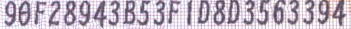
#> input picture register/v1/truth_images/1628230678091849.jpg, 351 x 29 px
$ python -i deskew.py   (imports and definitions only)
#> lines starting #> are read from the running program, lines starting #| are printed output that depends on the picture; after the words box and inside, x2 and y2 are one past the last pixel; in counts of white or black regions, pixels touching at a corner belong together
#> further down, picture is the input picture: shape (29, 351, 3); mean B, G, R 195.9, 181.9, 193
import numpy as np
import cv2


def deskewImage(img):
	"""
	adapted from: https://www.pyimagesearch.com/2017/02/20/text-skew-correction-opencv-python/
	"""

	# use medianBluer to remove black artefacts from the image
	image = cv2.medianBlur(img, 5)
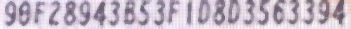
#> image: shape (29, 351, 3); mean B, G, R 198.8, 184.2, 195.9

	# convert the image to grayscale and flip the foreground
	# and background to ensure foreground is now "white" and
	# the background is "black"
	gray = cv2.cvtColor(img, cv2.COLOR_BGR2GRAY)
	gray = cv2.bitwise_not(gray)
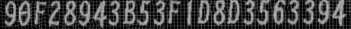
#> gray: shape (29, 351); min 0, max 189, mean 68.2
	# threshold the image, setting all foreground pixels to
	# 255 and all background pixels to 0
	thresh = cv2.threshold(gray, 0, 255,
		cv2.THRESH_BINARY | cv2.THRESH_OTSU)[1]
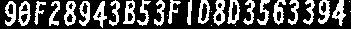
#> thresh: shape (29, 351); 32.6% white; 30 white regions (7 under 20 px), largest, box (x1, y1, x2, y2) and area: (213, 0, 225, 26) 175, (64, 1, 76, 26) 173, (332, 0, 346, 26) 172

	# grab the (x, y) coordinates of all pixel values that
	# are greater than zero, then use these coordinates to
	# compute a rotated bounding box that contains all
	# coordinates
	coords = np.column_stack(np.where(thresh > 0))
#> coords = 3317 pairs, first value 0 to 27, second value 5 to 350
	angle = cv2.minAreaRect(coords)[-1]
#> angle = -89.52
	# the `cv2.minAreaRect` function returns values in the
	# range [-90, 0); as the rectangle rotates clockwise the
	# returned angle trends to 0 -- in this special case we
	# need to add 90 degrees to the angle
	if angle < -45:
		angle = -(90 + angle)
#> angle = -0.479
	# otherwise, just take the inverse of the angle to make
	# it positive
	elif angle > 45:
		angle = 90-angle
	else:
		angle = -angle

	# rotate the image to deskew it
	(h, w) = image.shape[:2]
#> h = 29; w = 351
	center = (w // 2, h // 2)
#> center = (175, 14)
	M = cv2.getRotationMatrix2D(center, angle, 1.0)
#> M = [[1, -0.00837, 0.123], [0.00837, 1, -1.46]]

	rotated_img = cv2.warpAffine(img, M, (w, h),
		flags=cv2.INTER_CUBIC, borderMode=cv2.BORDER_REPLICATE)
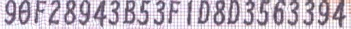
#> rotated_img: shape (29, 351, 3); mean B, G, R 195.1, 181.3, 192.4

	return rotated_img

>>> import cv2
>>> picture = cv2.imread('../../../register/v1/truth_images/1628230678091849.jpg')
>>> result = deskewImage(picture)

$ run again, on register/v1/truth_images/1628230679545637.jpg
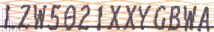
#> input picture register/v1/truth_images/1628230679545637.jpg, 214 x 32 px
#> picture is the input picture: shape (32, 214, 3); mean B, G, R 179.5, 187.1, 203
#> in deskewImage, `thresh = cv2.threshold(gray, 0, 255, cv2.THRESH_BINARY | cv2.THRESH_OT..`:
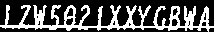
#> thresh: shape (32, 214); 31.4% white; 1 white region, box (x1, y1, x2, y2) and area: (0, 5, 214, 32) 2148
#> coords = 2148 pairs, first value 5 to 31, second value 0 to 213
#> in deskewImage, `angle = cv2.minAreaRect(coords)[-1]`: angle = -0.406
#> in deskewImage, `angle = -angle`: angle = 0.406
#> M = [[1, 0.00709, -0.111], [-0.00709, 1, 0.759]]
#> in deskewImage, `rotated_img = cv2.warpAffine(img, M, (w, h), flags=cv2.INTER_CUBIC, bo..`:
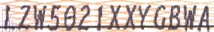
#> rotated_img: shape (32, 214, 3); mean B, G, R 179.3, 187, 202.6

$ run again, on register/v1/truth_images/1628230679965719.jpg
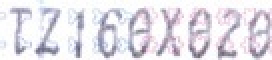
#> input picture register/v1/truth_images/1628230679965719.jpg, 136 x 30 px (shown 2 times larger)
#> picture is the input picture: shape (30, 136, 3); mean B, G, R 231.9, 224.6, 227.7
#> in deskewImage, `gray = cv2.bitwise_not(gray)`:
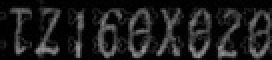
#> gray: shape (30, 136) (shown 2 times larger); min 0, max 154, mean 28.6
#> in deskewImage, `thresh = cv2.threshold(gray, 0, 255, cv2.THRESH_BINARY | cv2.THRESH_OT..`:
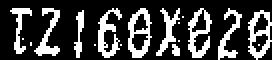
#> thresh: shape (30, 136) (shown 2 times larger); 25.9% white in thin lines or dots, all inside (x1, y1, x2, y2) = (5, 4, 136, 30)
#> coords = 1055 pairs, first value 4 to 29, second value 5 to 135
#> in deskewImage, `angle = cv2.minAreaRect(coords)[-1]`: angle = -90
#> in deskewImage, `angle = -(90 + angle)`: angle = 0
#> M = [[1, 0, 0], [0, 1, 0]]

$ run again, on register/v1/truth_images/1628230688297815.jpg
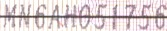
#> input picture register/v1/truth_images/1628230688297815.jpg, 167 x 31 px
#> picture is the input picture: shape (31, 167, 3); mean B, G, R 210.9, 209.3, 220.9
#> in deskewImage, `thresh = cv2.threshold(gray, 0, 255, cv2.THRESH_BINARY | cv2.THRESH_OT..`:
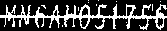
#> thresh: shape (31, 167); 26% white in thin lines or dots
#> coords = 1348 pairs, first value 0 to 29, second value 0 to 166
#> in deskewImage, `angle = cv2.minAreaRect(coords)[-1]`: angle = -0.924
#> in deskewImage, `angle = -angle`: angle = 0.924
#> M = [[1, 0.0161, -0.231], [-0.0161, 1, 1.34]]
#> in deskewImage, `rotated_img = cv2.warpAffine(img, M, (w, h), flags=cv2.INTER_CUBIC, bo..`:
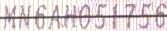
#> rotated_img: shape (31, 167, 3); mean B, G, R 210.9, 209.3, 220.6
